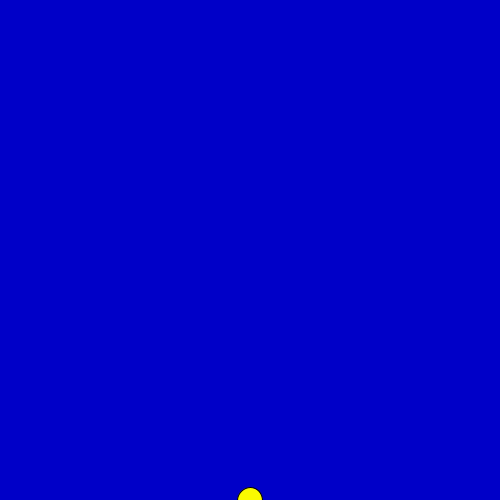
Frame 1 (no input)
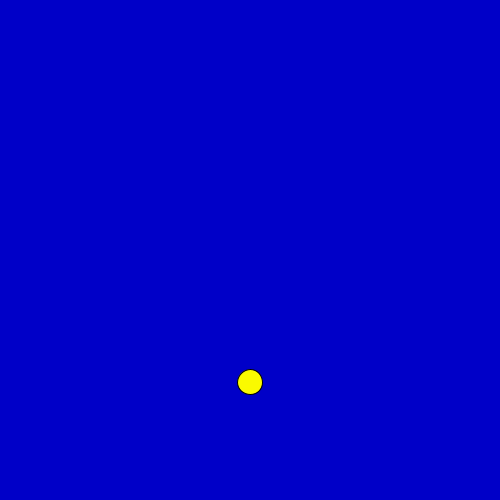
Frame 60 (the mouse pressed at the canvas centre just before this capture)
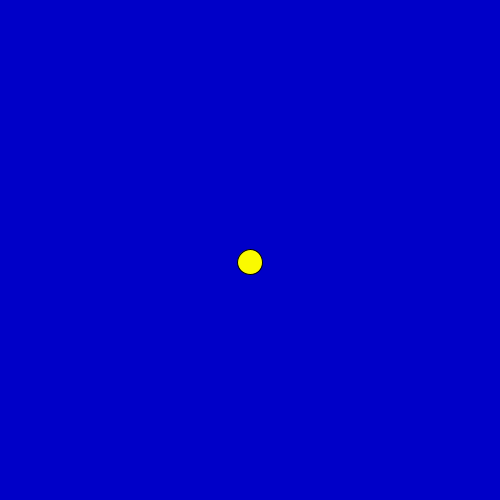
Frame 120 (the mouse held since frame 60 and released just before this capture)

The Processing sketch that drew these frames (run headless with seeded random() and noise(); from frame 60 on, the mouse is pressed at the canvas centre):

// Processing sketch: bila2hvt
// ── bila2hvt.pde
//"BILA" - MODEL RUCHU PUNKTU MATERIALNEGO - kolejne przybliżenia
//Program Processingu w trybie 2 - z widocznymi funkcjami
//-////////////////////////////////////////////////////////////////

int FR=50; //Na ile kroków dzielimy sekundę?

void setup()
{ //Jest wykonywane raz - po uruchomieniu
  size(500,500);
  //noSmooth(); //Bez wygładzania linii? Po prostu odkomentować 
  fill(250,250,0);
  frameRate(FR);
}

float h=0;
float v=100; //prędkość w pikselach/SEKUNDĘ (!)

void draw(){ //Jest wykonywane w niewidocznej pętli
  background(0,0,200); //rgB
  ellipse(width/2,height-h,25,25);
  h+=v*1/FR; //Powiększ wysokość o drogę w jednostce czasu
  h=h % height;
}

// https://github.com/borkowsk/bookProcessingPL
